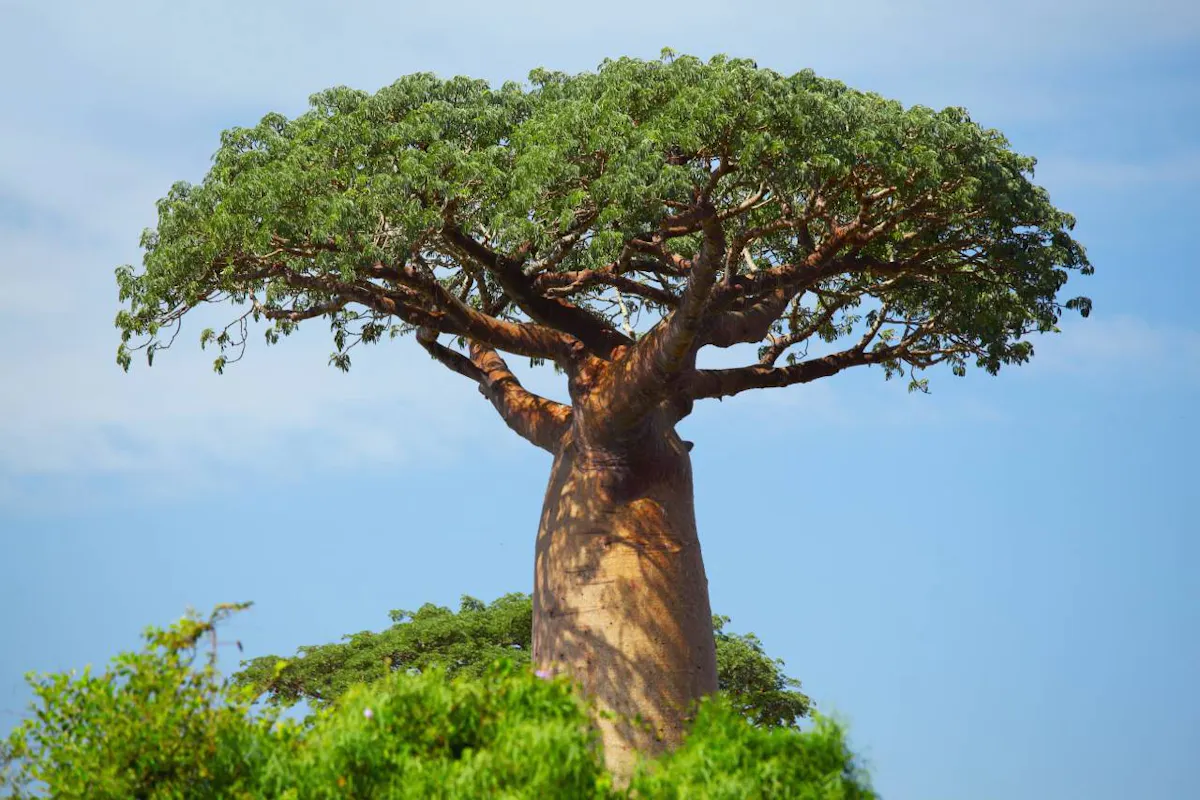
#> input picture tree.jpg, 1200 x 800 px
$ python sobel.py   (older library calls are emulated)
#> lines starting #> are read from the running program, lines starting #| are printed output that depends on the picture
import numpy as np
import cv2

image_path = r"C:\Users\emircan\Desktop\openCV/"
tree = cv2.imread("tree.jpg")
#> tree is the input picture: shape (800, 1200, 3); mean B, G, R 153, 155.4, 131.1

#Sobel Operator
#Türevlere dayali kenar algılama yöntemi

h, w = tree.shape[:2]
#> h = 800; w = 1200

x_grad = cv2.Sobel(tree, cv2.CV_32F, 1, 0)
y_grad = cv2.Sobel(tree, cv2.CV_32F, 0, 1)
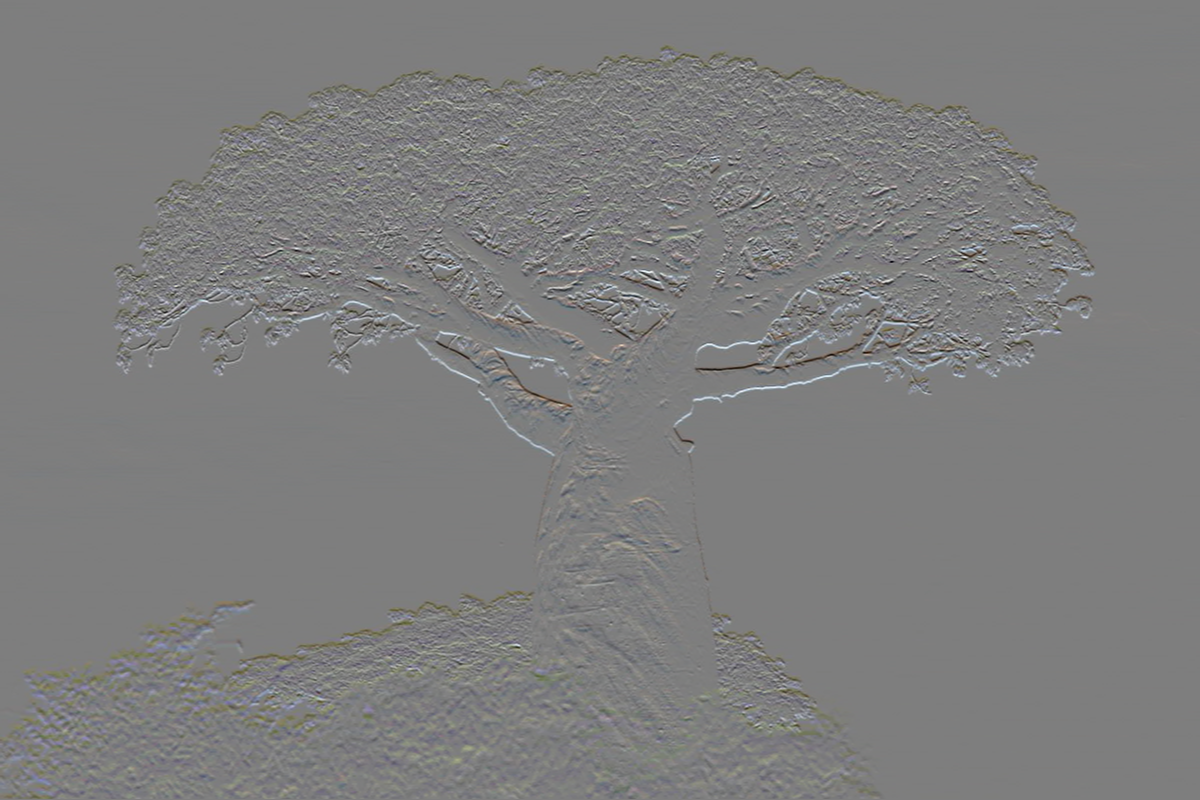
#> y_grad: shape (800, 1200, 3) float32; mean B, G, R -1.6, -0.8, -0.9; drawn with min black and max white

x_grad = cv2.convertScaleAbs(x_grad)
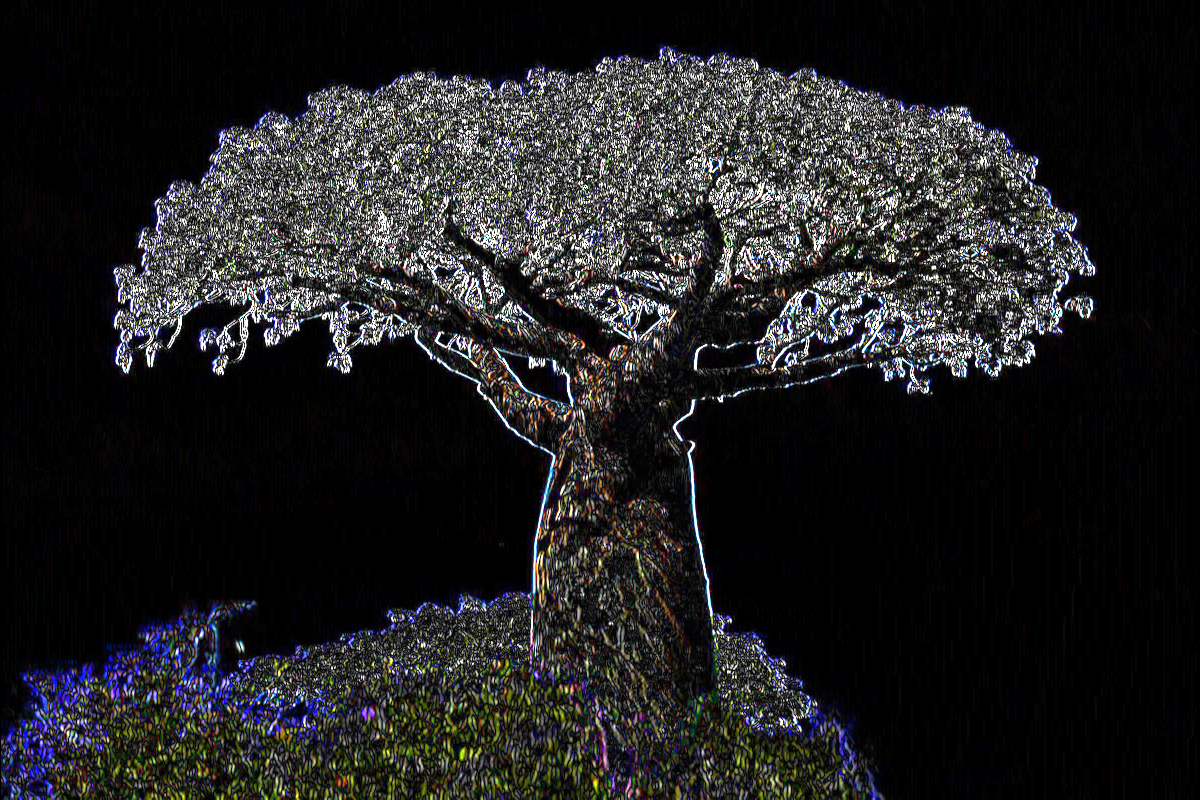
#> x_grad: shape (800, 1200, 3); mean B, G, R 33.8, 32.9, 33
y_grad = cv2.convertScaleAbs(y_grad)
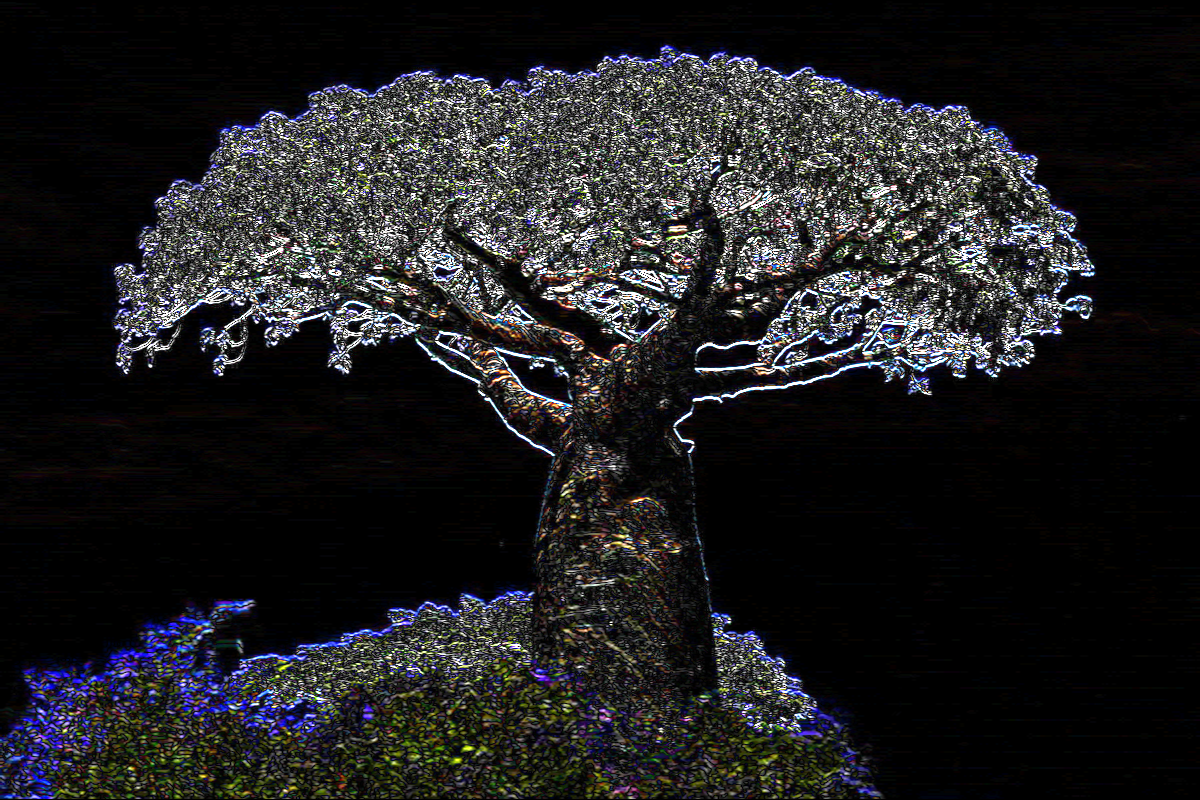
#> y_grad: shape (800, 1200, 3); mean B, G, R 33.1, 31.4, 31.6

cv2.imshow("X_grad", x_grad)
cv2.waitKey(1)

cv2.imshow("Y_grad", y_grad)
cv2.waitKey(1)


dst = cv2.add(x_grad, y_grad, dtype = cv2.CV_16S)
dst = cv2.convertScaleAbs(dst)
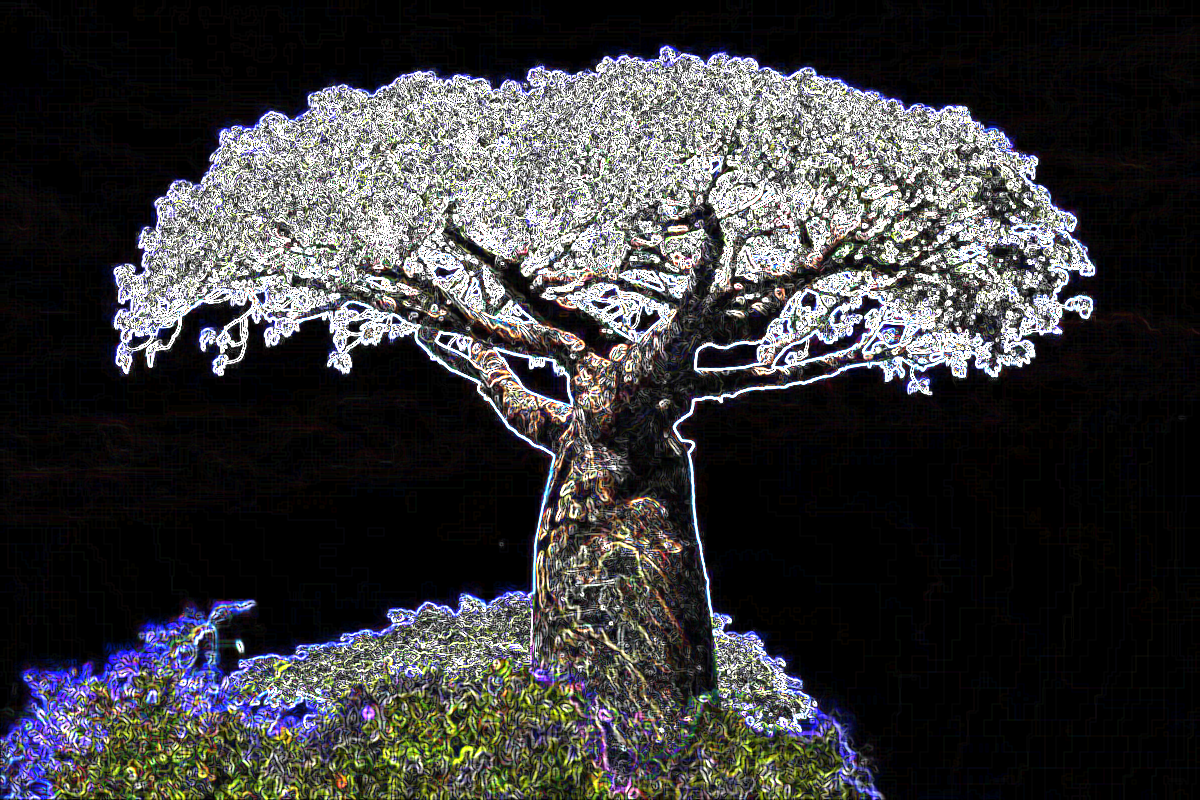
#> dst: shape (800, 1200, 3); mean B, G, R 59.2, 57.8, 58.3

cv2.imshow("Gradient", dst)
cv2.waitKey(1)
